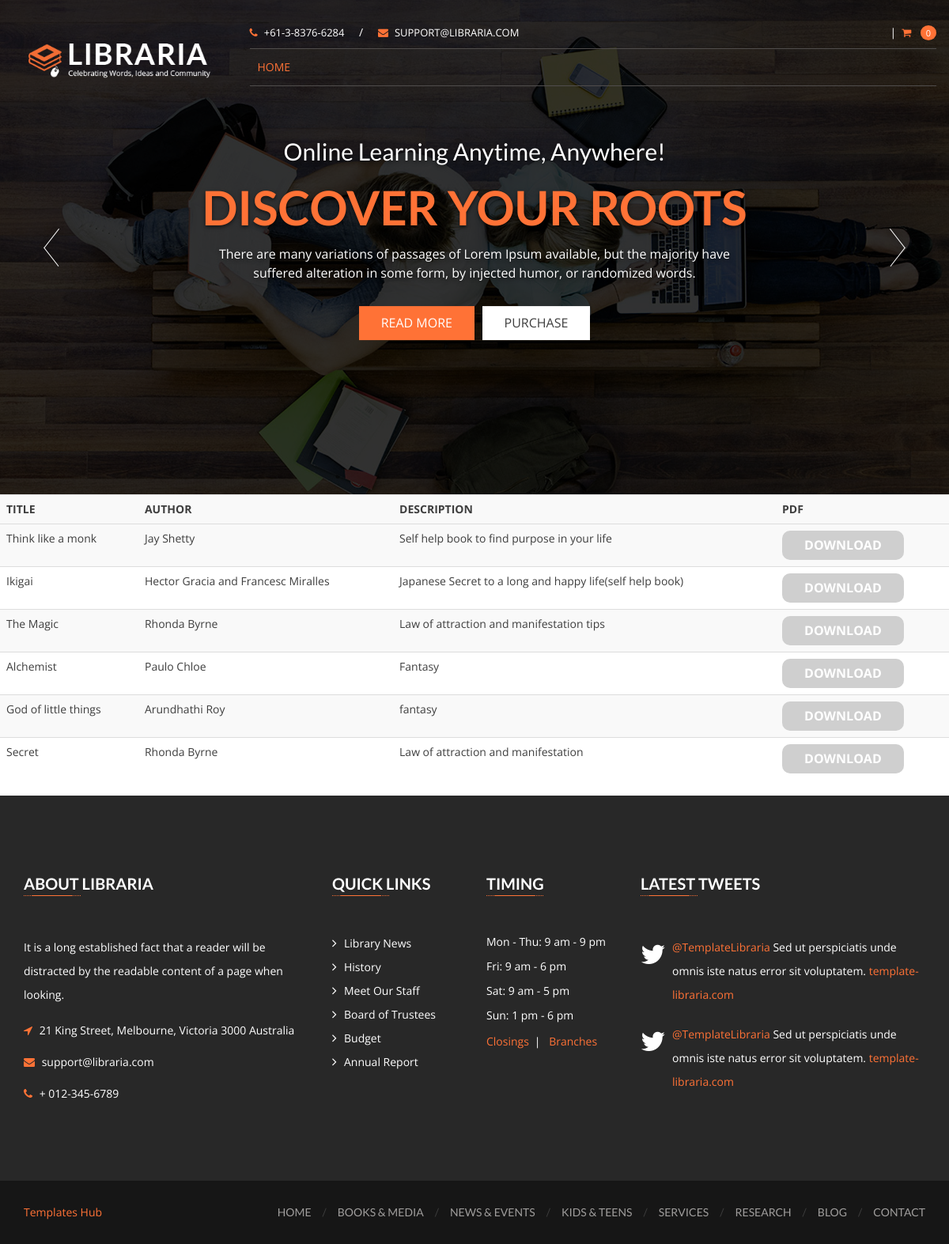
/userindex/, run on an earlier commit of the app's database.
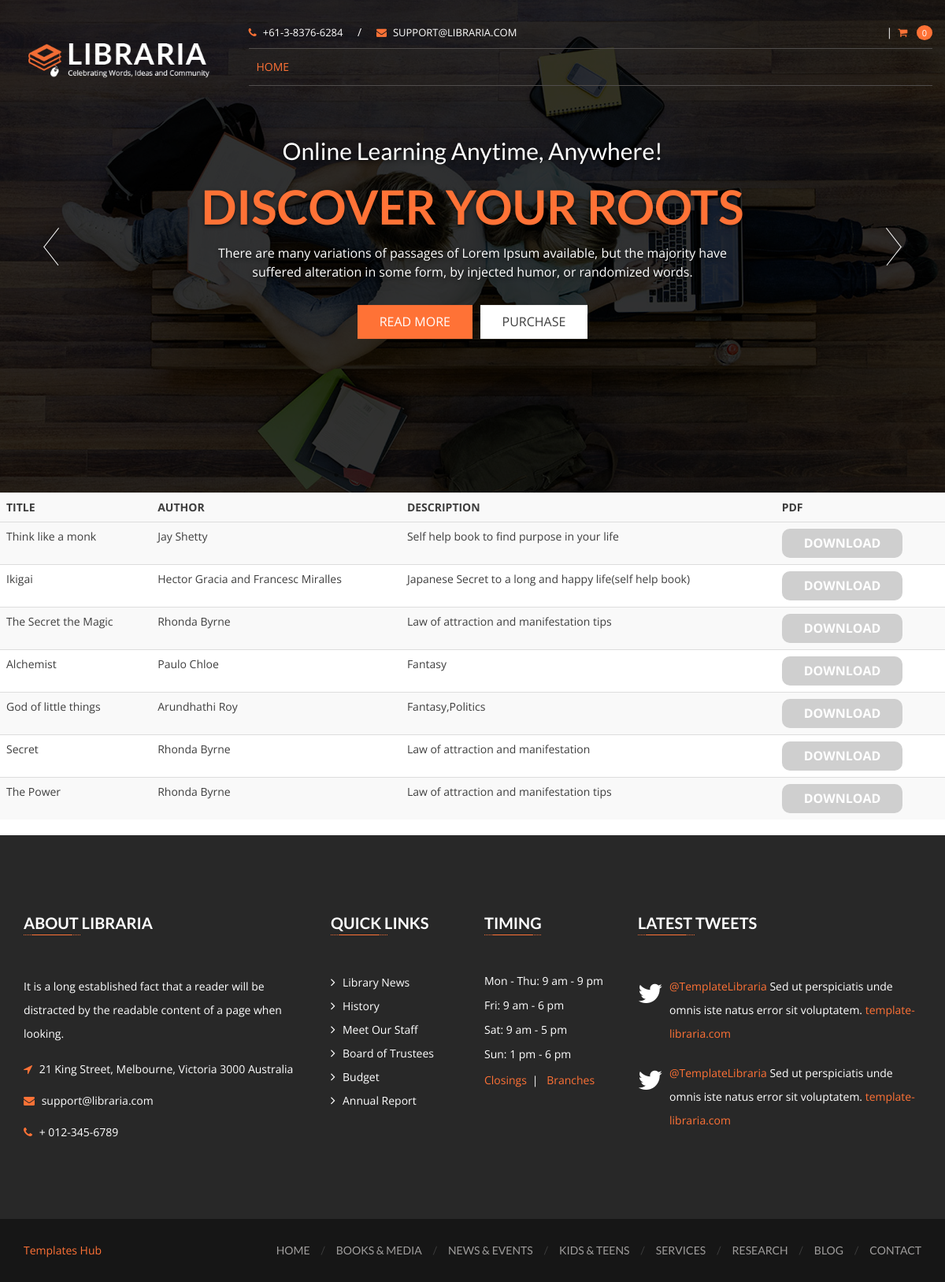
And on a later commit of the database.
### bookstoreapp/models.py (models this page shows, shortened)
class Book(models.Model):
    name = models.CharField(max_length=100)
    author = models.CharField(max_length=100)
    desc = models.CharField(max_length=1000)
    pdf = models.FileField(upload_to='media',null=True)

### bookstoreapp/views.py (the view)
# urls.py: path('userindex/',v.UserIndexView.as_view(),name="user/userindexpage"),
class UserIndexView(ListView):
    model=Book
    template_name="user/userindex.html"
    context_object_name='obj'

### bookstoreapp/templates/user/userindex.html (shortened to what the changed rows need)
{% load static %}
<!DOCTYPE html>
<html lang="zxx">
<head>
        <link href="{% static 'theme/css/font-awesome.min.css' %}" rel="stylesheet" type="text/css" />
        <link href="{% static 'theme/css/mmenu.css' %}" rel="stylesheet" type="text/css" />
        <link href="{% static 'theme/css/mmenu.positioning.css' %}" rel="stylesheet" type="text/css" />
        <link href="{% static 'theme/style.css' %}" rel="stylesheet" type="text/css" />
    </head>
    <body>
        <header id="header-v1" class="navbar-wrapper">
            <div class="container">
                <div class="row">
                    <nav class="navbar navbar-default">
                        <div class="row">
                            <div class="col-md-3">
                                <div class="navbar-header">
                                    <div class="navbar-brand">
                                        <h1>
                                            <a href="index-2.html">
                                                <img src="{% static 'theme/images/libraria-logo-v1.png' %}" alt="LIBRARIA" />
                                            </a>
                                        </h1>
                                    </div>
                                </div>
                            </div>
                    </nav>
                </div>
            </div>
        </header>
        <div data-ride="carousel" class="carousel slide" id="home-v1-header-carousel">
            <div class="carousel-inner">
                <div class="item active">
                    <div class="container">
                        <div class="carousel-caption">
                            <h2>Discover Your Roots</h2>
                        </div>
                    </div>
                </div>
            </div>
        </div>
<body >
   <table class='table table-primary table-striped'>
        <tr>
            <th>TITLE</th>
            <th>AUTHOR</th>
            <th>DESCRIPTION</th>
            <th>PDF</th>
        </tr>
        <tr>
            {% for i in obj %}
        <tr>
            <td>{{i.name}}</td>
            <td>{{i.author}}</td>
            <td>{{i.desc}}</td>
            <td><a class="btn btn-primary badge" href="{{i.pdf.url}}" download>Download</a></td>
        </tr>
        {% endfor %}
        </tr>
    </table>
</body>
</html>

What changed in the data, as far as the page shows it:
changed Book: name "The Magic" → "The Secret the Magic"
changed Book "God of little things": desc "fantasy" → "Fantasy,Politics"
added Book: name "The Power", author "Rhonda Byrne", desc "Law of attraction and manifestation tips"
